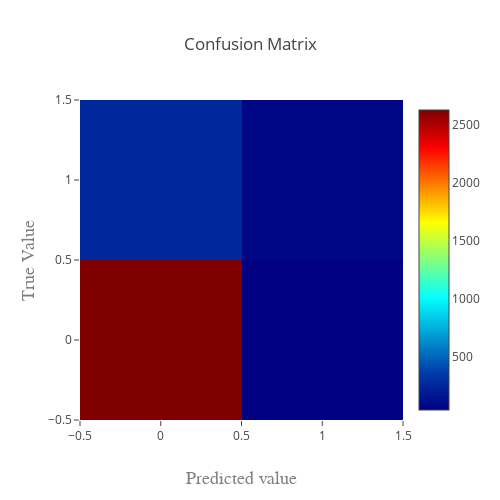

The notebook cell saved with this chart:
### Code cell
int_conf_mat(y_test, predictions)

### Figure 1 — Plotly figure (JSON) as saved in the notebook; plotly's stock layout.template omitted (floating-point values rounded to 4 significant figures)
{"data": [{"colorscale": "Jet", "type": "heatmap", "x": [0, 1], "y": [0, 1], "z": [[2631, 43], [260, 80]]}], "layout": {"barmode": "overlay", "height": 500, "title": "Confusion Matrix", "width": 500, "xaxis": {"title": "Predicted value", "titlefont": {"color": "#7f7f7f", "family": "Courier New, monospace", "size": 18}}, "yaxis": {"title": "True Value", "titlefont": {"color": "#7f7f7f", "family": "Courier New, monospace", "size": 18}}}}
